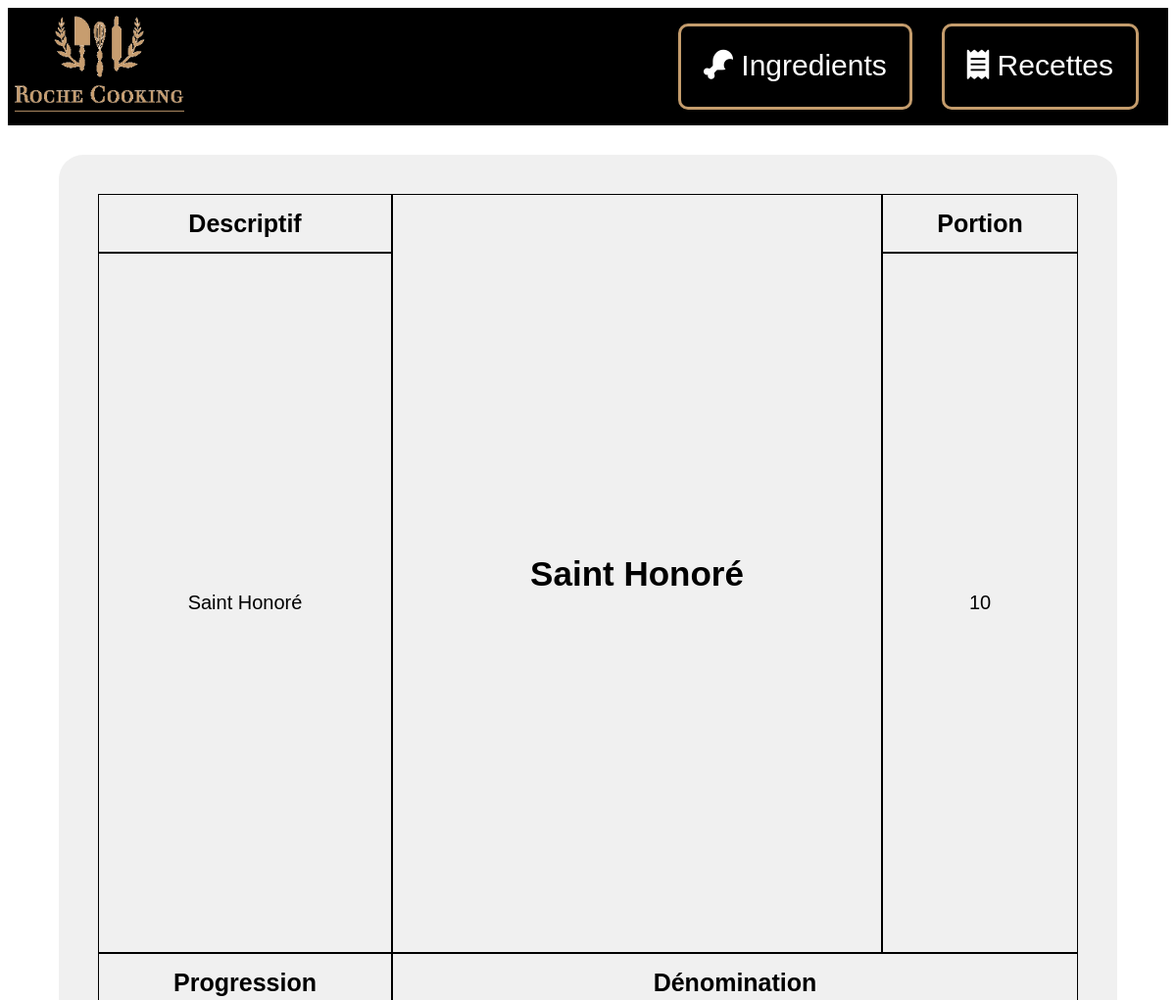
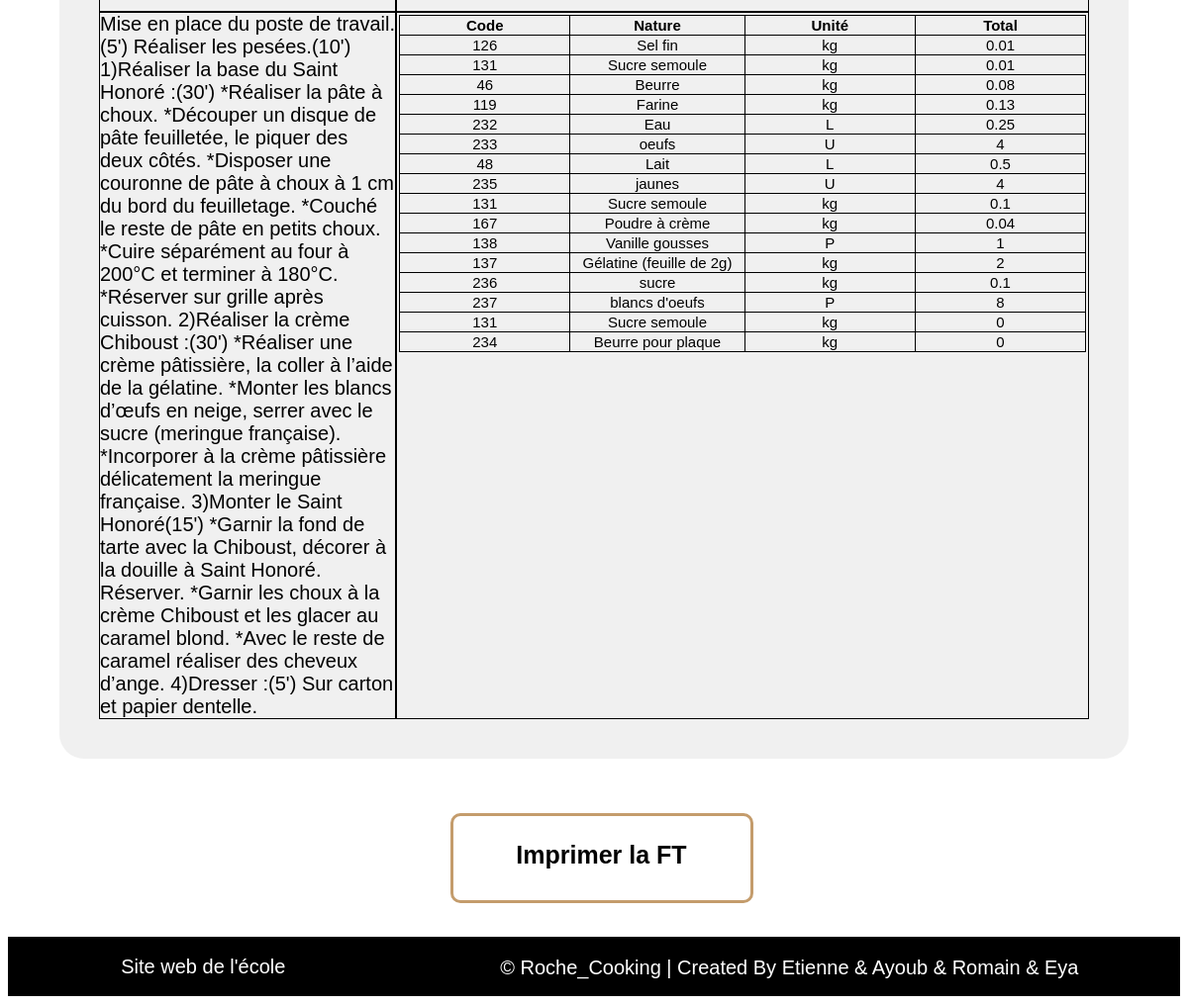
Screenshot of /index.php?action=impressionfiche&controller=recette&idRecette=33 with the database file from the repository (2 pictures, top to bottom).
### tables this page shows
CREATE TABLE `recette` (
  `idRecette` int(11) NOT NULL,
  `idTypeRecette` int(11) NOT NULL,
  `idAuteur` int(11) NOT NULL,
  `nomRecette` varchar(100) NOT NULL,
  `nombrePortion` int(11) NOT NULL,
  `descriptif` varchar(2000) NOT NULL,
  `progression` varchar(10000) NOT NULL,
  `prixMainOeuvre` decimal(10,2) NOT NULL,
  `multiplicateur` decimal(10,2) NOT NULL
);

### controller/ControllerRecette.php (called while the page is built, shortened)
<?php
require_once (File::build_path(array("model", "ModelRecette.php")));
class ControllerRecette {
    public static function impressionfiche()
    {
        $idRecette = $_GET["idRecette"];
        $r = ModelRecette::select($idRecette);
            require (File::build_path(array("view", "view.php")));
    }
}

### index.php (called while the page is built, shortened)
<?php
        require_once File::build_path(array("controller", "routeur.php"));
?>

### model/Model.php (called while the page is built, shortened)
<?php
class Model {
    public static $pdo;
    public static function Init() {
        $hostname = Conf::getHostname();
        $database_name = Conf::getDatabase();
        $login = Conf::getLogin();
        $password = Conf::getPassword();
        try {
            self::$pdo = new PDO("mysql:host=$hostname;dbname=$database_name", $login, $password,
                    array(PDO::MYSQL_ATTR_INIT_COMMAND => "SET NAMES utf8"));
            self::$pdo->setAttribute(PDO::ATTR_ERRMODE, PDO::ERRMODE_EXCEPTION);
        } catch (PDOException $e) {
            if (Conf::getDebug()) {
                echo $e->getMessage();
            } else {
                echo 'Une erreur est survenue <a href=""> retour a la page d\'accueil </a>';
            }
            die();
        }
    }
    public static function select($primary_value) {
        $table_name = static::$object;
        $class_name = "Model" . ucfirst($table_name);
        $primary_key = static::$primary;
        try {
            $sql = "SELECT * from " . ucfirst($table_name) . " WHERE " . $primary_key . "=:nom_tag";
            $req_prep = Model::$pdo->prepare($sql);
            $values = array(
                "nom_tag" => $primary_value,
            );
            $req_prep->execute($values);
            $req_prep->setFetchMode(PDO::FETCH_CLASS, $class_name);
            $tab = $req_prep->fetchAll();
        } catch (Exception $ex) {
            echo $ex->getMessage();
        }
        return $tab[0];
    }
}

### model/ModelRecette.php (called while the page is built, shortened)
<?php
require_once File::build_path(array("model", "Model.php"));
class ModelRecette extends Model{
    private $nomRecette;
    private $nombrePortion;
    private $descriptif;
    private $progression;
    function getNomRecette() {
        return $this->nomRecette;
    }
    function getNombrePortion() {
        return $this->nombrePortion;
    }
    function getDescriptif() {
        return $this->descriptif;
    }
    function getProgression() {
        return $this->progression;
    }
}

### view/recette/imprimer_Fiche_tech_sansPrix.php (the view, shortened to what this page needs)
<link rel="stylesheet" type="text/css" href="style/style_details_recette_SP.css">
<div class="maxiParent">
    <div class="grid">
        <div class="titre1">
            <p class="titre"><?php echo htmlspecialchars(ucfirst($r->getNomRecette()))?></p>
        </div>
        <div class="sous_titre11">
            <p class="sous_titre">Descriptif</p>
        </div>
        <div class="sous_titre12">
            <p class="sous_titre">Progression</p>
        </div>
        <div class="sous_titre13">
            <p class="sous_titre">Dénomination</p>
        </div>
        <div class="sous_titre15">
            <p class="sous_titre">Portion</p>
        </div>
        <div class="contenu_fiche1">
            <p class="contenu_fiche"><?= htmlspecialchars($r->getDescriptif()); ?></p>
        </div>
        <div class="contenu_fiche2">
            <p class="contenu_fiche"><?= htmlspecialchars($r->getProgression()); ?></p>
        </div>
        <div class="contenu_fiche3">
            <p class="contenu_fiche"><?= htmlspecialchars($r->getNombrePortion()); ?></p>
        </div>
        <div class="contenu_fiche4">
            <div id="contenu_den">
                <table id="table">
                    <tr>
                        <th>Code</th>
                        <th>Nature</th>
                        <th>Unité</th>
                        <th>Total</th>
                    </tr>
                </table>
            </div>
        </div>
    </div>
</div>
</div>
<div id="boutons">
    <ul>
        <li class="case"><a href="#" onclick="window.print()">Imprimer la FT</p></li>
    </ul>
</div>

### style/style_details_recette_SP.css (style rules this page uses)
.maxiParent { display: flex; }
.grid > div { font-family: 'Arial','Verdana'; font-size: 20px; color: black; border: black solid 1px; }
.grid { margin: auto; width: 1000px; padding: 40px; margin-bottom: 30px; margin-top: 30px; display: grid; grid-template-columns: 3fr 3fr 2fr 2fr; grid-template-rows: 60px 1fr 60px 1fr ; background-color: rgb(240,240,240); border-radius: 25px; }
.titre1 { grid-column: 2/4; grid-row: 1/3; display: flex; }
.sous_titre11 { grid-column: 1; grid-row: 1; display: flex; }
.sous_titre12 { grid-column: 1; grid-row: 3; display: flex; }
.sous_titre13 { grid-column: 2/5; grid-row: 3; display: flex; }
.sous_titre15 { grid-column: 4; grid-row: 1; display: flex; }
.contenu_fiche1 { grid-column: 1; grid-row: 2; display: flex; }
.contenu_fiche2 { grid-column: 1; grid-row: 4; display: flex; }
.contenu_fiche3 { grid-column: 4; grid-row: 2; display: flex; }
.contenu_fiche4 { grid-column: 2/5; grid-row: 4; display: flex; }
.titre { font-size: 35px; font-weight: bold; margin: auto; text-align: center; }
.sous_titre { margin: auto; font-size: 25px; font-weight: bold; }
table { border-collapse: collapse; margin: 2px; text-align: center; font-size: 15px; }
td,th { width: 200px; border: 1px solid black }
.contenu_fiche { margin: auto; }
#boutons, #boutons1 { display: flex; height: 120px; width: 100%; margin-bottom: 30px; font-size: 25px; font-weight: bold; font-family: 'Arial','Verdana'; }
#boutons ul, #boutons1 ul { display: flex; justify-content: top; align-items: center; list-style: none; width: 100%; margin-right: 10px; padding-right: 15px; }
#boutons li, #boutons1 li { margin: auto; border-style: solid; border-color: rgb(196, 156, 108); border-radius: 10px; }
.case { width: 300px; height: 60px; text-align: center; padding-top: 25px; }
.case a { text-decoration: none; color: black; transition: 400ms; }

### style/style_footer.css (style rules this page uses)
#lien a { text-decoration: none; color: white; transition: 400ms; }

### rows the page displays
recette: nomRecette "Saint Honoré", descriptif "Saint Honoré", progression "Mise en place du poste de travail.(5') Réaliser les pesées.(10') 1)Réaliser la base du Saint Honoré :(30') *Réaliser la pâte à choux. *Découper un disque de pâte feuilletée, le piquer des deux côtés. *Disposer une couronne de pâte à choux à 1 cm du bord du feuilletage. *Couché le reste de pâte en petits choux. *Cuire séparément au four à 200°C et terminer à 180°C. *Réserver sur grille après cuisson. 2)Réaliser la crème Chiboust :(30') *Réaliser une crème pâtissière, la coller à l’aide de la gélatine. *Monter les blancs d’œufs en neige, serrer avec le sucre (meringue française). *Incorporer à la crème pâtissière délicatement la meringue française. 3)Monter le Saint Honoré(15') *Garnir la…", nombrePortion "10"
